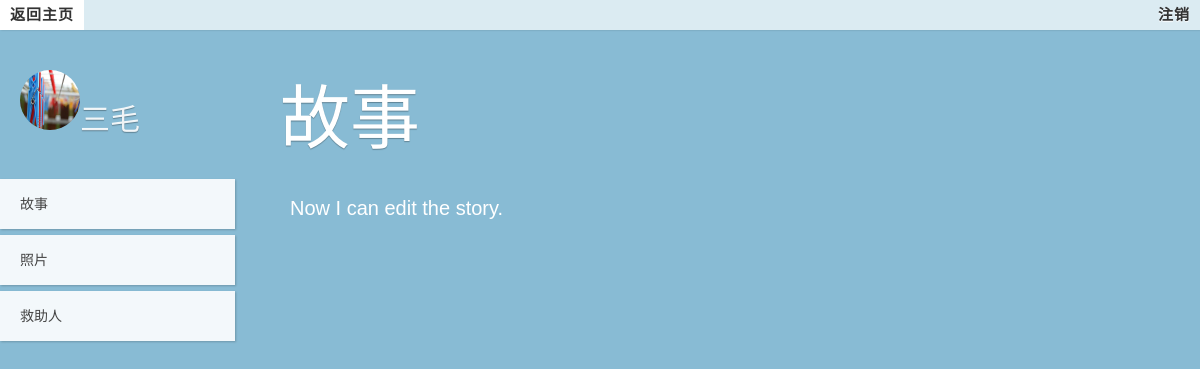
Page /pet.php?uid=1 on the earlier database version.
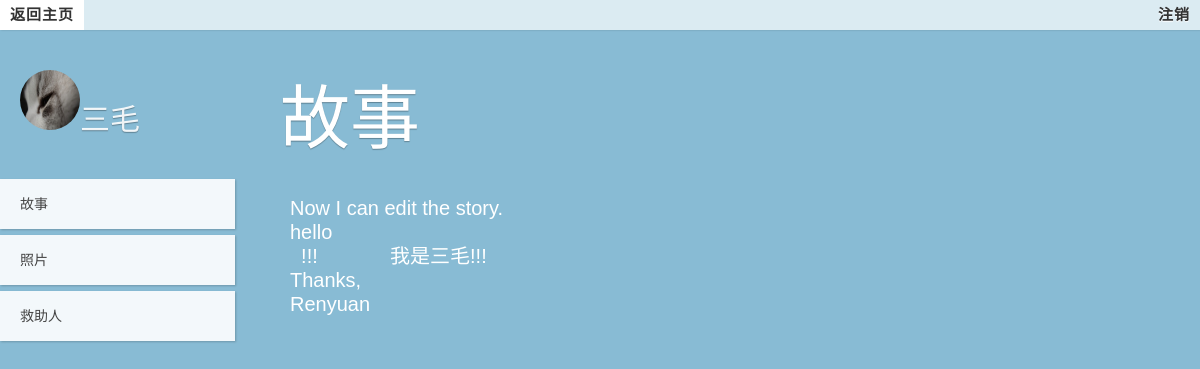
Same page on the later database version.
### tables this page shows
CREATE TABLE IF NOT EXISTS `pets_table` (
  `uid` int(11) NOT NULL AUTO_INCREMENT,
  `name` tinytext NOT NULL,
  `species` tinyint(4) NOT NULL,
  `sex` tinyint(4) NOT NULL,
  `description` text NOT NULL,
  `photo` mediumtext NOT NULL,
  `tag` mediumtext NOT NULL,
  `salvor` varchar(40) NOT NULL,
  UNIQUE KEY `Main` (`uid`)
);

### pet.php (the view, shortened to what this page needs)
<!DOCTYPE html>
<?php
$result = mysql_query("SELECT * FROM pets_table WHERE uid=".$_GET['uid']);
$item = mysql_fetch_array($result);
$salvorname = $item['salvor'];
$salvorresult = mysql_query("SELECT * FROM salvor_table WHERE id=\"".$salvorname."\"");
$salvor = mysql_fetch_array($salvorresult);
$editMode = false;
?>
<html class="no-js" lang="en">
<head>
	<link rel="stylesheet" type="text/css" href="css/demo.css" />
	<link rel="stylesheet" type="text/css" href="css/style.css" />
	<link rel="stylesheet" type="text/css" href="css/piclist.css" />
	<link rel="stylesheet" type="text/css" href="css/menu.css" />
</head>
<body>
	<div class="codrops-top">
		<?php
		if($editMode){
			echo '<a href="'.'salvor.php?id='.$salvor['id'].'" target="_blank">';
			echo '<strong>返回个人页面</strong>';
		}
		else{
			echo '<a href="index.php">';
			echo '<strong>返回主页</strong>';
		}
		?>
	</a>
	<span class="right">
		<a href="./login/logout.php" target="_blank">
			<strong>注销</strong>
		</a>
	</span>
</div>
<div id="home" class="content">
	<h2>故事</h2>
	<p id="pet_desc"><a id="txt_desc"><?php
	$str = str_replace('　', ' ', $item['description']);
	$str =str_replace("\n","<br>",$str);
	$str =str_replace(" ", "&nbsp;",$str);
	echo $str;
	?></a></p>
</br><p><a id="edit_story" class="button" onclick="editstory()">编辑</a></p>
<p id = "story_result"></p>
</div>
<div id="header">
	<h1>
	<?php
	echo '<img id="petavator" class="avator"  src="./photo/'.$item['uid']."/".$item['photo'].'">';
	echo $item['name'];
	?>
</h1>
<ul id="navigation">
	<li><a id="link-home" href="#home">故事</a></li>
	<li><a id="link-portfolio" href="#portfolio">照片</a></li>
	<li><a id="link-about" href="#about">救助人</a></li>
</ul>
</div>
</body>
</html>

### css/demo.css (style rules this page uses)
body,div,dl,dt,dd,ul,ol,li,h1,h2,h3,h4,h5,h6,pre,form,fieldset,input,textarea,p,blockquote,th,td { margin:0; padding:0; }
html,body { margin:0; padding:0; }
fieldset,img { border:0; }
ol,ul { list-style:none; }
h1,h2,h3,h4,h5,h6 { font-size:100%; font-weight:normal; }
body { font-family: 'Electrolize', Arial, sans-serif; font-weight: 400; font-size: 15px; color: #fff; }
a,a:link { text-decoration: none;color: #fff; }
.codrops-top { line-height: 30px; font-size: 15px; background: rgba(255, 255, 255, 0.7); text-transform: uppercase; z-index: 9999; position: fixed; top: 0px; left: 0px; width: 100%; height: 30px; box-shadow: 1px 0px 2px rgba(0,0,0,0.2); -webkit-animation: slideOut 0.5s ease-in-out 0.3s backwards; -moz-animation: slideOut 0.5s ease-in-out 0.3s backwards; -o-animation: slideOut 0.5s ease-in-out 0.3s backwards; -ms-animation: slideOut 0.5s ease-in-out 0.3s backwards; animation: slideOut 0.5s ease-in-out 0.3s backwards; }
.codrops-top a { padding: 0px 10px; letter-spacing: 1px; color: #333; text-shadow: 0px 1px 1px #fff; display: block; float: left; }
.codrops-top span.right { float: right; }
.codrops-top span.right a { float: left; display: block; }

### css/style.css (style rules this page uses)
html, body { height:100%; }
body { width: 100%; background: #88BBD4; overflow: auto; }
.avator { height: 60px; width: 60px; border-radius: 60px; }
#header { position: absolute; z-index: 2000; width: 235px; top: 50px; }
#header h1 { font-size: 30px; font-weight: 400; text-transform: uppercase; color: rgba(255,255,255,0.9); text-shadow: 0px 1px 1px rgba(0,0,0,0.3); padding: 20px; background: #88bbd4; }
#navigation { margin-top: 20px; width: 235px; display:block; list-style:none; z-index:3; }
#navigation a { color: #444; display: block; background: #fff; background: rgba(255,255,255,0.9); line-height: 50px; padding: 0px 20px; text-transform: uppercase; margin-bottom: 6px; box-shadow: 1px 1px 2px rgba(0,0,0,0.2); font-size: 14px; }
.content { right: 40px; left: 280px; top: 0px; position: absolute; padding-bottom: 30px; }
.content h2 { font-size: 70px; padding: 10px 0px 20px 0px; margin-top: 52px; color: #fff; text-shadow: 0px 1px 1px rgba(0,0,0,0.3); }
.content p { font-size: 20px; padding: 10px; line-height: 24px; color: #fff; display: inline-block; padding: 10px; margin: 3px 0px; }
#pet_desc { width: 100%; }

Differences in the rows shown:
changed pets_table "三毛": description "Now I can edit the story." → "Now I can edit the story. hello !!! 我是三毛!!! Thanks, Renyuan"; photo: a different picture
